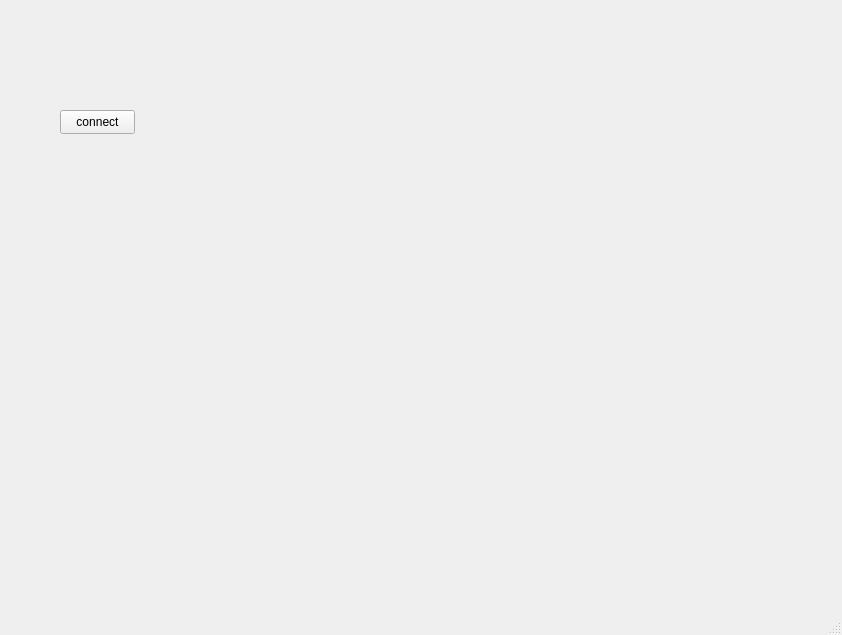
<?xml version="1.0" encoding="UTF-8"?>
<ui version="4.0">
 <class>MainWindow</class>
 <widget class="QMainWindow" name="MainWindow">
  <property name="geometry">
   <rect>
    <x>0</x>
    <y>0</y>
    <width>842</width>
    <height>635</height>
   </rect>
  </property>
  <property name="windowTitle">
   <string>MainWindow</string>
  </property>
  <widget class="QWidget" name="centralwidget">
   <widget class="QPushButton" name="pushButton">
    <property name="geometry">
     <rect>
      <x>60</x>
      <y>110</y>
      <width>75</width>
      <height>24</height>
     </rect>
    </property>
    <property name="text">
     <string>connect</string>
    </property>
   </widget>
  </widget>
  <widget class="QMenuBar" name="menubar">
   <property name="geometry">
    <rect>
     <x>0</x>
     <y>0</y>
     <width>842</width>
     <height>22</height>
    </rect>
   </property>
  </widget>
  <widget class="QStatusBar" name="statusbar"/>
 </widget>
 <resources/>
 <connections/>
</ui>
